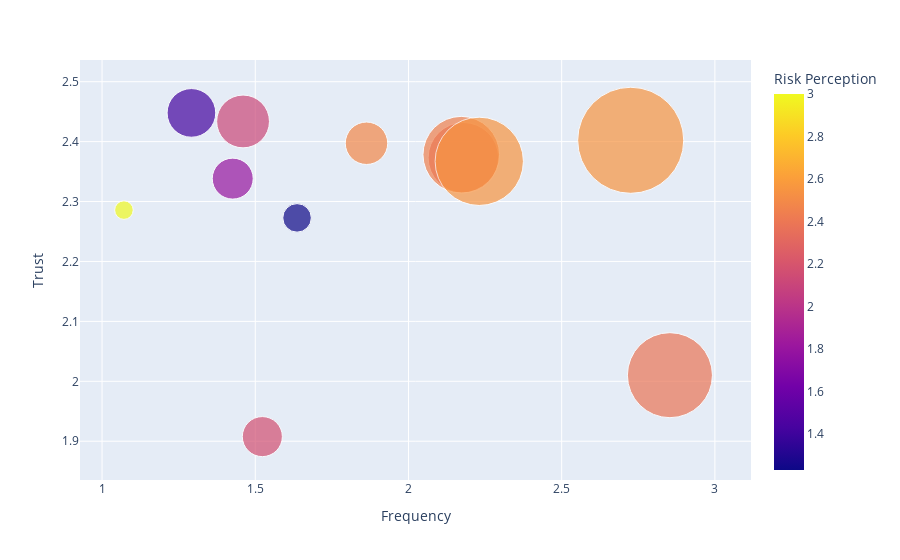

Notebook code for this chart:
### Code cell
import plotly.offline as py
import plotly.graph_objs as go

py.init_notebook_mode(connected=True)


import plotly.express as px
df = plot_df

fig = px.scatter(df, x="Frequency", y="Trust",
	         size="Proportion", color="Risk Perception",
                 hover_name="Source", size_max=75)
fig.show()

### Figure 1 — Plotly figure (JSON) as saved in the notebook; plotly's stock layout.template omitted (floating-point values rounded to 4 significant figures)
{"data": [{"hovertemplate": "<b>%{hovertext}</b><br><br>Frequency=%{x}<br>Trust=%{y}<br>Proportion=%{marker.size}<br>Risk Perception=%{marker.color}<extra></extra>", "hovertext": ["Radio", "Television", "Newspapers", "AgExtension", "Veterinarian", "MigrantLabor", "OtherGov", "LocalFriend", "DistantFriend", "Religious", "Scientist", "SocialMedia"], "legendgroup": "", "marker": {"color": [2.293, 2.45, 2.486, 2.122, 1.417, 2.167, 1.792, 2.552, 2.55, 1.231, 3, 2.385], "coloraxis": "coloraxis", "size": [201, 238, 73, 113, 96, 65, 68, 456, 316, 33, 14, 293], "sizemode": "area", "sizeref": 0.08107, "symbol": "circle"}, "mode": "markers", "name": "", "orientation": "v", "showlegend": false, "type": "scatter", "x": [2.179, 2.172, 1.863, 1.46, 1.292, 1.523, 1.426, 2.725, 2.231, 1.636, 1.071, 2.853], "xaxis": "x", "y": [2.373, 2.378, 2.397, 2.434, 2.448, 1.908, 2.338, 2.402, 2.367, 2.273, 2.286, 2.01], "yaxis": "y"}], "layout": {"coloraxis": {"colorbar": {"title": {"text": "Risk Perception"}}, "colorscale": [[0, "#0d0887"], [0.1111, "#46039f"], [0.2222, "#7201a8"], [0.3333, "#9c179e"], [0.4444, "#bd3786"], [0.5556, "#d8576b"], [0.6667, "#ed7953"], [0.7778, "#fb9f3a"], [0.8889, "#fdca26"], [1, "#f0f921"]]}, "legend": {"itemsizing": "constant", "tracegroupgap": 0}, "margin": {"t": 60}, "xaxis": {"anchor": "y", "domain": [0, 1], "title": {"text": "Frequency"}}, "yaxis": {"anchor": "x", "domain": [0, 1], "title": {"text": "Trust"}}}}
